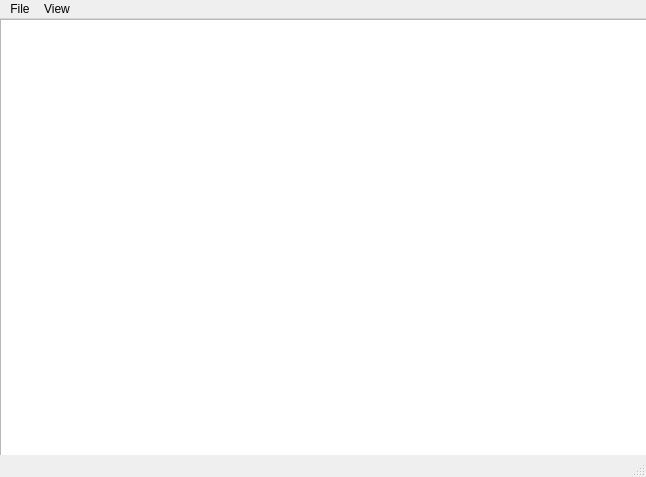
<?xml version="1.0" encoding="UTF-8"?>
<ui version="4.0">
 <class>MainWindow</class>
 <widget class="QMainWindow" name="MainWindow">
  <property name="geometry">
   <rect>
    <x>0</x>
    <y>0</y>
    <width>646</width>
    <height>477</height>
   </rect>
  </property>
  <property name="windowTitle">
   <string>MainWindow</string>
  </property>
  <widget class="QWidget" name="centralwidget">
   <widget class="QPlainTextEdit" name="plainTextEdit">
    <property name="geometry">
     <rect>
      <x>0</x>
      <y>0</y>
      <width>651</width>
      <height>461</height>
     </rect>
    </property>
    <property name="lineWrapMode">
     <enum>QPlainTextEdit::NoWrap</enum>
    </property>
   </widget>
  </widget>
  <widget class="QMenuBar" name="menubar">
   <property name="geometry">
    <rect>
     <x>0</x>
     <y>0</y>
     <width>646</width>
     <height>21</height>
    </rect>
   </property>
   <widget class="QMenu" name="menuFile">
    <property name="title">
     <string>File</string>
    </property>
    <addaction name="separator"/>
    <addaction name="actionOpen"/>
    <addaction name="actionSave"/>
    <addaction name="actionClose"/>
   </widget>
   <widget class="QMenu" name="menuView">
    <property name="title">
     <string>View</string>
    </property>
    <widget class="QMenu" name="menuFont">
     <property name="title">
      <string>Font</string>
     </property>
     <addaction name="action12px_2"/>
     <addaction name="action18px_2"/>
     <addaction name="action24px_2"/>
    </widget>
    <addaction name="menuFont"/>
   </widget>
   <addaction name="menuFile"/>
   <addaction name="menuView"/>
  </widget>
  <widget class="QStatusBar" name="statusbar"/>
  <action name="actionOpen">
   <property name="text">
    <string>Open</string>
   </property>
   <property name="font">
    <font>
     <family>MS Shell Dlg 2</family>
     <pointsize>8</pointsize>
    </font>
   </property>
  </action>
  <action name="actionSave">
   <property name="text">
    <string>Save</string>
   </property>
  </action>
  <action name="actionClose">
   <property name="text">
    <string>Close</string>
   </property>
  </action>
  <action name="action18px">
   <property name="text">
    <string>18px</string>
   </property>
  </action>
  <action name="action24px">
   <property name="text">
    <string>24px</string>
   </property>
  </action>
  <action name="action12px_2">
   <property name="text">
    <string>12px</string>
   </property>
  </action>
  <action name="action18px_2">
   <property name="text">
    <string>18px</string>
   </property>
  </action>
  <action name="action24px_2">
   <property name="text">
    <string>24px</string>
   </property>
  </action>
 </widget>
 <resources/>
 <connections/>
</ui>
